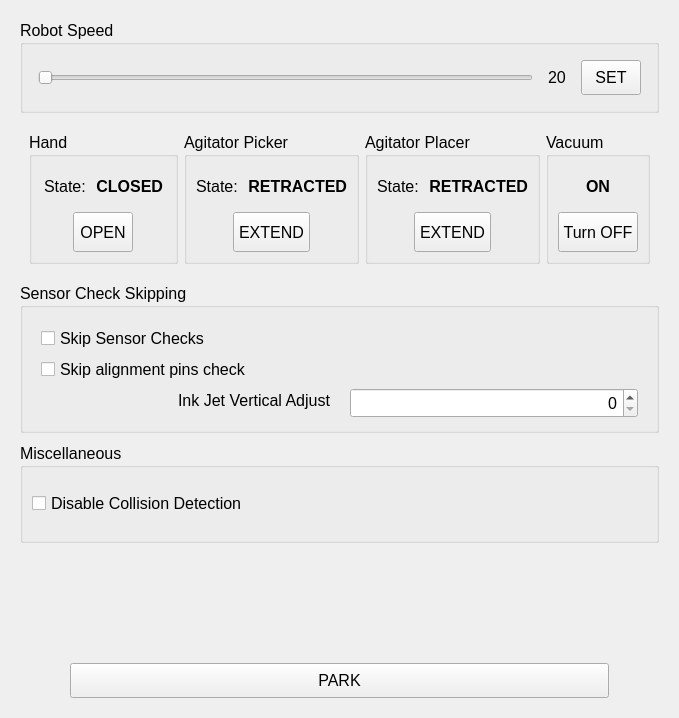
<?xml version="1.0" encoding="UTF-8"?>
<ui version="4.0">
 <class>RobotDialog</class>
 <widget class="QDialog" name="RobotDialog">
  <property name="geometry">
   <rect>
    <x>0</x>
    <y>0</y>
    <width>665</width>
    <height>713</height>
   </rect>
  </property>
  <property name="windowTitle">
   <string>Control Robot</string>
  </property>
  <layout class="QVBoxLayout" name="verticalLayout_4">
   <property name="spacing">
    <number>10</number>
   </property>
   <property name="leftMargin">
    <number>20</number>
   </property>
   <property name="topMargin">
    <number>20</number>
   </property>
   <property name="rightMargin">
    <number>20</number>
   </property>
   <property name="bottomMargin">
    <number>20</number>
   </property>
   <item>
    <widget class="QGroupBox" name="groupBox">
     <property name="font">
      <font>
       <pointsize>12</pointsize>
      </font>
     </property>
     <property name="title">
      <string>Robot Speed</string>
     </property>
     <layout class="QHBoxLayout" name="horizontalLayout">
      <property name="spacing">
       <number>15</number>
      </property>
      <property name="leftMargin">
       <number>15</number>
      </property>
      <property name="topMargin">
       <number>15</number>
      </property>
      <property name="rightMargin">
       <number>15</number>
      </property>
      <property name="bottomMargin">
       <number>15</number>
      </property>
      <item>
       <widget class="QSlider" name="speed">
        <property name="maximum">
         <number>100</number>
        </property>
        <property name="orientation">
         <enum>Qt::Horizontal</enum>
        </property>
       </widget>
      </item>
      <item>
       <widget class="QLabel" name="lb_speed">
        <property name="text">
         <string>20</string>
        </property>
       </widget>
      </item>
      <item>
       <widget class="QToolButton" name="btn_set_speed">
        <property name="minimumSize">
         <size>
          <width>60</width>
          <height>35</height>
         </size>
        </property>
        <property name="text">
         <string>SET</string>
        </property>
       </widget>
      </item>
     </layout>
    </widget>
   </item>
   <item>
    <widget class="QWidget" name="widget_action" native="true">
     <property name="minimumSize">
      <size>
       <width>0</width>
       <height>150</height>
      </size>
     </property>
     <layout class="QHBoxLayout" name="horizontalLayout_9">
      <item>
       <widget class="QGroupBox" name="group_hand">
        <property name="minimumSize">
         <size>
          <width>0</width>
          <height>130</height>
         </size>
        </property>
        <property name="font">
         <font>
          <pointsize>12</pointsize>
         </font>
        </property>
        <property name="title">
         <string>Hand</string>
        </property>
        <layout class="QVBoxLayout" name="verticalLayout">
         <item>
          <layout class="QHBoxLayout" name="horizontalLayout_2">
           <property name="spacing">
            <number>10</number>
           </property>
           <property name="leftMargin">
            <number>3</number>
           </property>
           <property name="topMargin">
            <number>3</number>
           </property>
           <property name="rightMargin">
            <number>3</number>
           </property>
           <property name="bottomMargin">
            <number>3</number>
           </property>
           <item>
            <widget class="QLabel" name="label">
             <property name="sizePolicy">
              <sizepolicy hsizetype="Fixed" vsizetype="Preferred">
               <horstretch>0</horstretch>
               <verstretch>0</verstretch>
              </sizepolicy>
             </property>
             <property name="text">
              <string>State:</string>
             </property>
            </widget>
           </item>
           <item>
            <widget class="QLabel" name="state_hand">
             <property name="sizePolicy">
              <sizepolicy hsizetype="Expanding" vsizetype="Minimum">
               <horstretch>0</horstretch>
               <verstretch>0</verstretch>
              </sizepolicy>
             </property>
             <property name="font">
              <font>
               <weight>75</weight>
               <italic>false</italic>
               <bold>true</bold>
              </font>
             </property>
             <property name="text">
              <string>CLOSED</string>
             </property>
             <property name="alignment">
              <set>Qt::AlignRight|Qt::AlignTrailing|Qt::AlignVCenter</set>
             </property>
            </widget>
           </item>
          </layout>
         </item>
         <item>
          <layout class="QHBoxLayout" name="horizontalLayout_3">
           <item>
            <spacer name="horizontalSpacer">
             <property name="orientation">
              <enum>Qt::Horizontal</enum>
             </property>
             <property name="sizeHint" stdset="0">
              <size>
               <width>40</width>
               <height>20</height>
              </size>
             </property>
            </spacer>
           </item>
           <item>
            <widget class="QToolButton" name="btn_hand">
             <property name="sizePolicy">
              <sizepolicy hsizetype="Fixed" vsizetype="Minimum">
               <horstretch>0</horstretch>
               <verstretch>0</verstretch>
              </sizepolicy>
             </property>
             <property name="minimumSize">
              <size>
               <width>60</width>
               <height>35</height>
              </size>
             </property>
             <property name="text">
              <string>OPEN</string>
             </property>
            </widget>
           </item>
           <item>
            <spacer name="horizontalSpacer_2">
             <property name="orientation">
              <enum>Qt::Horizontal</enum>
             </property>
             <property name="sizeHint" stdset="0">
              <size>
               <width>40</width>
               <height>20</height>
              </size>
             </property>
            </spacer>
           </item>
          </layout>
         </item>
        </layout>
       </widget>
      </item>
      <item>
       <widget class="QGroupBox" name="group_picker">
        <property name="minimumSize">
         <size>
          <width>0</width>
          <height>130</height>
         </size>
        </property>
        <property name="font">
         <font>
          <pointsize>12</pointsize>
         </font>
        </property>
        <property name="title">
         <string>Agitator Picker</string>
        </property>
        <layout class="QVBoxLayout" name="verticalLayout_2">
         <item>
          <layout class="QHBoxLayout" name="horizontalLayout_4">
           <property name="spacing">
            <number>10</number>
           </property>
           <item>
            <widget class="QLabel" name="label_3">
             <property name="sizePolicy">
              <sizepolicy hsizetype="Fixed" vsizetype="Preferred">
               <horstretch>0</horstretch>
               <verstretch>0</verstretch>
              </sizepolicy>
             </property>
             <property name="text">
              <string>State:</string>
             </property>
            </widget>
           </item>
           <item>
            <widget class="QLabel" name="state_picker">
             <property name="sizePolicy">
              <sizepolicy hsizetype="Expanding" vsizetype="Minimum">
               <horstretch>0</horstretch>
               <verstretch>0</verstretch>
              </sizepolicy>
             </property>
             <property name="font">
              <font>
               <weight>75</weight>
               <italic>false</italic>
               <bold>true</bold>
              </font>
             </property>
             <property name="text">
              <string>RETRACTED</string>
             </property>
             <property name="alignment">
              <set>Qt::AlignRight|Qt::AlignTrailing|Qt::AlignVCenter</set>
             </property>
            </widget>
           </item>
          </layout>
         </item>
         <item>
          <layout class="QHBoxLayout" name="horizontalLayout_5">
           <item>
            <spacer name="horizontalSpacer_3">
             <property name="orientation">
              <enum>Qt::Horizontal</enum>
             </property>
             <property name="sizeHint" stdset="0">
              <size>
               <width>40</width>
               <height>20</height>
              </size>
             </property>
            </spacer>
           </item>
           <item>
            <widget class="QToolButton" name="btn_picker">
             <property name="sizePolicy">
              <sizepolicy hsizetype="Fixed" vsizetype="Minimum">
               <horstretch>0</horstretch>
               <verstretch>0</verstretch>
              </sizepolicy>
             </property>
             <property name="minimumSize">
              <size>
               <width>60</width>
               <height>35</height>
              </size>
             </property>
             <property name="text">
              <string>EXTEND</string>
             </property>
            </widget>
           </item>
           <item>
            <spacer name="horizontalSpacer_4">
             <property name="orientation">
              <enum>Qt::Horizontal</enum>
             </property>
             <property name="sizeHint" stdset="0">
              <size>
               <width>40</width>
               <height>20</height>
              </size>
             </property>
            </spacer>
           </item>
          </layout>
         </item>
        </layout>
       </widget>
      </item>
      <item>
       <widget class="QGroupBox" name="group_placer">
        <property name="minimumSize">
         <size>
          <width>0</width>
          <height>130</height>
         </size>
        </property>
        <property name="font">
         <font>
          <pointsize>12</pointsize>
         </font>
        </property>
        <property name="title">
         <string>Agitator Placer</string>
        </property>
        <layout class="QVBoxLayout" name="verticalLayout_3">
         <item>
          <layout class="QHBoxLayout" name="horizontalLayout_6">
           <property name="spacing">
            <number>10</number>
           </property>
           <item>
            <widget class="QLabel" name="label_5">
             <property name="sizePolicy">
              <sizepolicy hsizetype="Fixed" vsizetype="Preferred">
               <horstretch>0</horstretch>
               <verstretch>0</verstretch>
              </sizepolicy>
             </property>
             <property name="text">
              <string>State:</string>
             </property>
            </widget>
           </item>
           <item>
            <widget class="QLabel" name="state_placer">
             <property name="sizePolicy">
              <sizepolicy hsizetype="Expanding" vsizetype="Minimum">
               <horstretch>0</horstretch>
               <verstretch>0</verstretch>
              </sizepolicy>
             </property>
             <property name="font">
              <font>
               <weight>75</weight>
               <italic>false</italic>
               <bold>true</bold>
              </font>
             </property>
             <property name="text">
              <string>RETRACTED</string>
             </property>
             <property name="alignment">
              <set>Qt::AlignRight|Qt::AlignTrailing|Qt::AlignVCenter</set>
             </property>
            </widget>
           </item>
          </layout>
         </item>
         <item>
          <layout class="QHBoxLayout" name="horizontalLayout_7">
           <item>
            <spacer name="horizontalSpacer_5">
             <property name="orientation">
              <enum>Qt::Horizontal</enum>
             </property>
             <property name="sizeHint" stdset="0">
              <size>
               <width>40</width>
               <height>20</height>
              </size>
             </property>
            </spacer>
           </item>
           <item>
            <widget class="QToolButton" name="btn_placer">
             <property name="sizePolicy">
              <sizepolicy hsizetype="Fixed" vsizetype="Minimum">
               <horstretch>0</horstretch>
               <verstretch>0</verstretch>
              </sizepolicy>
             </property>
             <property name="minimumSize">
              <size>
               <width>60</width>
               <height>35</height>
              </size>
             </property>
             <property name="text">
              <string>EXTEND</string>
             </property>
            </widget>
           </item>
           <item>
            <spacer name="horizontalSpacer_6">
             <property name="orientation">
              <enum>Qt::Horizontal</enum>
             </property>
             <property name="sizeHint" stdset="0">
              <size>
               <width>40</width>
               <height>20</height>
              </size>
             </property>
            </spacer>
           </item>
          </layout>
         </item>
        </layout>
       </widget>
      </item>
      <item>
       <widget class="QGroupBox" name="group_vacuum">
        <property name="font">
         <font>
          <pointsize>12</pointsize>
         </font>
        </property>
        <property name="title">
         <string>Vacuum </string>
        </property>
        <layout class="QVBoxLayout" name="verticalLayout_5">
         <item>
          <widget class="QLabel" name="state_vacuum">
           <property name="sizePolicy">
            <sizepolicy hsizetype="Expanding" vsizetype="Minimum">
             <horstretch>0</horstretch>
             <verstretch>0</verstretch>
            </sizepolicy>
           </property>
           <property name="font">
            <font>
             <weight>75</weight>
             <italic>false</italic>
             <bold>true</bold>
            </font>
           </property>
           <property name="text">
            <string>ON</string>
           </property>
           <property name="alignment">
            <set>Qt::AlignCenter</set>
           </property>
          </widget>
         </item>
         <item>
          <widget class="QToolButton" name="btn_vacuum">
           <property name="sizePolicy">
            <sizepolicy hsizetype="Fixed" vsizetype="Minimum">
             <horstretch>0</horstretch>
             <verstretch>0</verstretch>
            </sizepolicy>
           </property>
           <property name="minimumSize">
            <size>
             <width>80</width>
             <height>40</height>
            </size>
           </property>
           <property name="maximumSize">
            <size>
             <width>80</width>
             <height>16777215</height>
            </size>
           </property>
           <property name="text">
            <string>Turn OFF</string>
           </property>
          </widget>
         </item>
        </layout>
       </widget>
      </item>
     </layout>
    </widget>
   </item>
   <item>
    <widget class="QGroupBox" name="groupBox_2">
     <property name="minimumSize">
      <size>
       <width>0</width>
       <height>150</height>
      </size>
     </property>
     <property name="font">
      <font>
       <pointsize>12</pointsize>
      </font>
     </property>
     <property name="title">
      <string>Sensor Check Skipping</string>
     </property>
     <layout class="QVBoxLayout" name="verticalLayout_6">
      <item>
       <widget class="QStackedWidget" name="stack_sensor_check_skip">
        <property name="currentIndex">
         <number>1</number>
        </property>
        <widget class="QWidget" name="page_1">
         <layout class="QVBoxLayout" name="verticalLayout_9">
          <property name="leftMargin">
           <number>20</number>
          </property>
          <item>
           <widget class="QCheckBox" name="chk_1_17">
            <property name="text">
             <string>Skip Sensor Checks</string>
            </property>
           </widget>
          </item>
         </layout>
        </widget>
        <widget class="QWidget" name="page_2">
         <layout class="QVBoxLayout" name="verticalLayout_8">
          <item>
           <widget class="QCheckBox" name="chk_2_17">
            <property name="text">
             <string>Skip Sensor Checks</string>
            </property>
           </widget>
          </item>
          <item>
           <widget class="QCheckBox" name="chk_2_11">
            <property name="text">
             <string>Skip alignment pins check</string>
            </property>
           </widget>
          </item>
          <item>
           <layout class="QHBoxLayout" name="horizontalLayout_12">
            <property name="spacing">
             <number>20</number>
            </property>
            <item>
             <widget class="QLabel" name="label_2">
              <property name="text">
               <string>Ink Jet Vertical Adjust</string>
              </property>
              <property name="alignment">
               <set>Qt::AlignRight|Qt::AlignTrailing|Qt::AlignVCenter</set>
              </property>
             </widget>
            </item>
            <item>
             <widget class="QSpinBox" name="inkjet_adjust">
              <property name="minimumSize">
               <size>
                <width>0</width>
                <height>30</height>
               </size>
              </property>
              <property name="alignment">
               <set>Qt::AlignRight|Qt::AlignTrailing|Qt::AlignVCenter</set>
              </property>
              <property name="maximum">
               <number>300</number>
              </property>
             </widget>
            </item>
           </layout>
          </item>
         </layout>
        </widget>
        <widget class="QWidget" name="page_3">
         <layout class="QVBoxLayout" name="verticalLayout_11">
          <item>
           <widget class="QCheckBox" name="chk_3_13">
            <property name="text">
             <string>Skip Vacuum Checks</string>
            </property>
           </widget>
          </item>
          <item>
           <widget class="QCheckBox" name="chk_3_17">
            <property name="text">
             <string>Skip Sensor Checks</string>
            </property>
           </widget>
          </item>
         </layout>
        </widget>
        <widget class="QWidget" name="page_4">
         <layout class="QVBoxLayout" name="verticalLayout_7">
          <property name="spacing">
           <number>10</number>
          </property>
          <property name="leftMargin">
           <number>20</number>
          </property>
          <property name="topMargin">
           <number>20</number>
          </property>
          <property name="rightMargin">
           <number>20</number>
          </property>
          <property name="bottomMargin">
           <number>20</number>
          </property>
          <item>
           <layout class="QHBoxLayout" name="horizontalLayout_10">
            <item>
             <widget class="QCheckBox" name="chk_4_17">
              <property name="text">
               <string>Skip Sensor Checks</string>
              </property>
             </widget>
            </item>
            <item>
             <widget class="QCheckBox" name="chk_4_13">
              <property name="text">
               <string>Skip Vacuum Checks</string>
              </property>
             </widget>
            </item>
           </layout>
          </item>
          <item>
           <layout class="QHBoxLayout" name="horizontalLayout_11">
            <item>
             <widget class="QCheckBox" name="chk_4_11">
              <property name="text">
               <string>Skip Handle Pins Check</string>
              </property>
             </widget>
            </item>
            <item>
             <widget class="QCheckBox" name="chk_4_12">
              <property name="text">
               <string>Skip Hopper Pins Checks</string>
              </property>
             </widget>
            </item>
           </layout>
          </item>
         </layout>
        </widget>
        <widget class="QWidget" name="page_5">
         <layout class="QVBoxLayout" name="verticalLayout_10">
          <item>
           <widget class="QCheckBox" name="chk_5_17">
            <property name="text">
             <string>Skip Sensor Checks</string>
            </property>
           </widget>
          </item>
         </layout>
        </widget>
       </widget>
      </item>
     </layout>
    </widget>
   </item>
   <item>
    <widget class="QGroupBox" name="groupBox_3">
     <property name="minimumSize">
      <size>
       <width>0</width>
       <height>100</height>
      </size>
     </property>
     <property name="font">
      <font>
       <pointsize>12</pointsize>
      </font>
     </property>
     <property name="title">
      <string>Miscellaneous</string>
     </property>
     <layout class="QVBoxLayout" name="verticalLayout_12">
      <item>
       <widget class="QCheckBox" name="chk_dcd">
        <property name="text">
         <string>Disable Collision Detection</string>
        </property>
       </widget>
      </item>
     </layout>
    </widget>
   </item>
   <item>
    <widget class="QLabel" name="error">
     <property name="sizePolicy">
      <sizepolicy hsizetype="Expanding" vsizetype="Expanding">
       <horstretch>0</horstretch>
       <verstretch>0</verstretch>
      </sizepolicy>
     </property>
     <property name="minimumSize">
      <size>
       <width>0</width>
       <height>100</height>
      </size>
     </property>
     <property name="font">
      <font>
       <pointsize>12</pointsize>
       <italic>true</italic>
      </font>
     </property>
     <property name="styleSheet">
      <string notr="true">color: rgb(170, 0, 0);</string>
     </property>
     <property name="text">
      <string/>
     </property>
     <property name="wordWrap">
      <bool>true</bool>
     </property>
    </widget>
   </item>
   <item>
    <layout class="QHBoxLayout" name="horizontalLayout_8">
     <property name="spacing">
      <number>50</number>
     </property>
     <property name="leftMargin">
      <number>50</number>
     </property>
     <property name="rightMargin">
      <number>50</number>
     </property>
     <item>
      <widget class="QToolButton" name="btn_park">
       <property name="sizePolicy">
        <sizepolicy hsizetype="Preferred" vsizetype="Fixed">
         <horstretch>0</horstretch>
         <verstretch>0</verstretch>
        </sizepolicy>
       </property>
       <property name="minimumSize">
        <size>
         <width>60</width>
         <height>35</height>
        </size>
       </property>
       <property name="font">
        <font>
         <pointsize>12</pointsize>
        </font>
       </property>
       <property name="text">
        <string>PARK</string>
       </property>
      </widget>
     </item>
    </layout>
   </item>
  </layout>
 </widget>
 <resources>
  <include location="../whirl.qrc"/>
 </resources>
 <connections>
  <connection>
   <sender>speed</sender>
   <signal>valueChanged(int)</signal>
   <receiver>lb_speed</receiver>
   <slot>setNum(int)</slot>
   <hints>
    <hint type="sourcelabel">
     <x>169</x>
     <y>61</y>
    </hint>
    <hint type="destinationlabel">
     <x>220</x>
     <y>63</y>
    </hint>
   </hints>
  </connection>
 </connections>
</ui>
